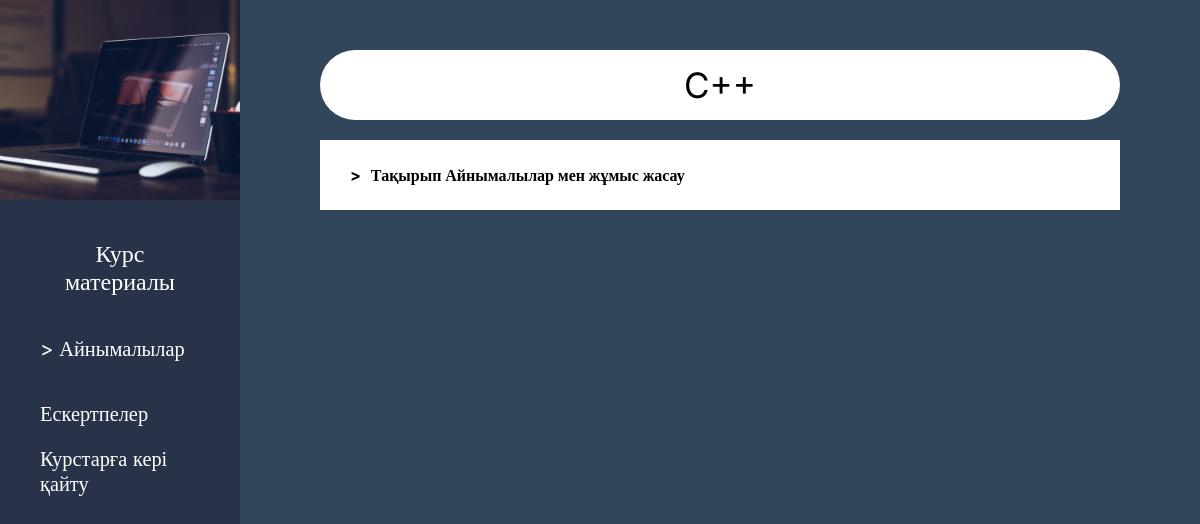
The app's page /course/2/theme/1/lection with its own data.
### online_courses/models.py (models this page shows, shortened)
class CourseSubject(models.Model):
    course_pk=models.ForeignKey(CourseGeneral,on_delete=models.CASCADE)
    subject_name=models.CharField(max_length=50)
    def __str__(self)  :
        return self.subject_name
    class Meta:
        verbose_name = "Тақырып"
        verbose_name_plural = "Тақыраптар"

class CourseGeneral(models.Model):
    author = models.ForeignKey(settings.AUTH_USER_MODEL, on_delete=models.CASCADE)
    title = models.CharField(max_length=30)
    info = models.TextField()
    created_date = models.DateTimeField(default=timezone.now)
    published_date = models.DateTimeField(blank=True, null=True)
    course_icon = models.ImageField(upload_to='media/', blank=True ,default='qwert',null=True)
    class Meta:
        verbose_name = "Курс туралы толық ақпарат"
        verbose_name_plural = "Курстар туралы толық ақпарат"

class CourseLections(models.Model):
    subject_pk=models.ForeignKey(CourseSubject,on_delete=models.CASCADE)
    lection_title=models.CharField(max_length=50)
    lection_text1=models.TextField(default='')
    lection_text2=models.TextField(default='')
    lection_image=models.ImageField(upload_to='media/', blank=True ,default='qwert',null=True)
    def __str__(self) :
        return self.lection_title
    class Meta:
        verbose_name = "Лекция"
        verbose_name_plural = "Лекциялар"

### online_courses/views.py (the view)
# urls.py: path('course/<int:pk>/theme/<int:thempk>/lection', views.course_lection, name='course_lection'),
def course_lection(request,pk,thempk):
    all_themes=CourseSubject.objects.filter(course_pk=pk)
    course=get_object_or_404(CourseGeneral,pk=pk)
    first_theme=CourseSubject.objects.get(pk=thempk)
    lection=CourseLections.objects.get(subject_pk=thempk)
    return render(request ,'online_courses/course-lection.html',{'all_themes':all_themes,'course':course,'them':first_theme,'lection':lection})

### online_courses/templates/online_courses/course-lection.html (shortened to what this page needs)
{% extends 'online_courses/course-read.html' %}
{% load static %}
        {% block content %}
        <div class="main-area">
            <div class="main-area__top">{{ course.title }}</div>
            <div class="main-area__item">
                <div class="main-area__item-top">
                    <div class="main-area__item-title">
                        <span class="main-rotate"> > </span>
                        <span> Тақырып {{ lection }} </span>
                    </div>
                </div>
            </div>
        </div>
        {% endblock %}

### online_courses/templates/online_courses/course-read.html (shortened to what this page needs)
{% load static %}
<!DOCTYPE html>
<html lang="en">
<head>
    <link rel="stylesheet" href="{% static 'assets/css/second.css' %} ">
</head>
<body>
    <main class="main-content">
        <div class="main-sidebar">
            <div class="main-sidebar__top">
                <img src="{% static 'assets/img/sidebar-right.jpg' %}" alt="">
            </div>
            <div class="main-sidebar__area">
                <h3>Курс материалы</h3>
                <div class="main-sidebar__area-anh">
                    {% for theme in all_themes %}
                    <a href="{% url 'full_course' pk=course.pk  thempk=theme.pk %}"> > {{theme}}</a>
                    {% endfor %}
                </div>
                <div class="main-sidebar__area-anh2">
                    <a href="#">Ескертпелер</a>
                    <a href="{% url 'all_courses'%}">Курстарға кері қайту</a>
                </div>
            </div>
        </div>
        {% block content %}{% endblock %}
    </main>
</body>
</html>

### online_courses/static/assets/css/second.css (style rules this page uses)
* { padding: 0; margin: 0; box-sizing: border-box; text-decoration: none; }
.main-content { min-height: 100vh; background: #31465a; }
.main-sidebar { height: 100vh; position: fixed; top: 0; left: 0; width: 20%; background: rgb(40, 51, 74); }
.main-sidebar__top { height: 200px; width: 100%; }
.main-sidebar__top img { width: 100%; height: 100%; object-fit: cover; }
.main-sidebar__area { padding: 40px; }
.main-sidebar__area h3 { font-family: 'Inter'; font-weight: 400; font-size: 24px; line-height: 28px; color: #ffffff; text-align: center; margin-bottom: 40px; }
.main-sidebar__area-anh a, .main-sidebar__area-anh2 a { font-family: 'Inter'; font-weight: 400; font-size: 20.39px; line-height: 25px; color: #fff; }
.main-sidebar__area-anh2 { margin-top: 40px; }
.main-sidebar__area-anh, .main-sidebar__area-anh2 { display: flex; flex-direction: column; gap: 20px; }
.main-area { width: 70%; height: 50vh; margin-left: 25%; padding: 20px; position: relative; top: 30px; border-radius: 30px; }
.main-area__top { width: 100%; height: 70px; background: #fff; border-radius: 35px; font-family: 'Inter'; font-weight: 400; font-size: 35px; line-height: 30px; color: #000000; display: flex; align-items: center; justify-content: center; margin-bottom: 20px; }
.main-rotate { display: flex; }
.main-area__item { width: 100%; height: 70px; background: #fff; overflow: hidden; margin-bottom: 20px; }
.main-area__item-top { display: flex; justify-content: space-between; align-items: center; height: 70px; padding-left: 30px; padding-right: 30px; }
.main-area__item-title { display: flex; gap: 10px; }
.main-area__item-title, .main-area__item-progress { font-family: 'Inter'; font-weight: bold; font-size: 16px; line-height: 19px; color: #000000; }

### records on screen
CourseSubject: subject_name "Айнымалылар"
CourseGeneral: title "C++"
CourseLections: lection_title "Айнымалылар мен жұмыс жасау"
